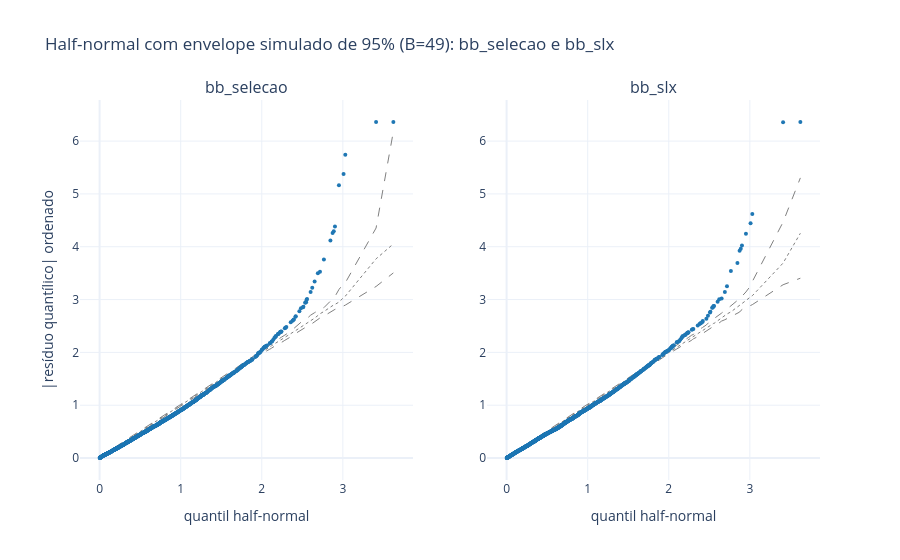

The cell this chart's notebook holds for it:
### Code cell
# Envelope meio-normal por bootstrap paramétrico (mesmo procedimento do Passo 2, com θᵢ por município)
def env_modelo_f(m, B, seed):
    c, df_, mapa_ = m["cand"], m["df"], m["mapa"]; estado = {"y": y}
    def ajustar_fn(ys=None):
        estado["y"] = y if ys is None else ys
        return c.ajustar(df_ if ys is None else df_.assign(**{mapa_["y"]: ys}), mapa_)
    def residuos_fn(a):
        return G.residuos_quantilicos_rapido(estado["y"], n, c.prever(a, df_, mapa_), theta=E.prever_theta(a, df_, mapa_), rng=0)
    def simular_fn(a, rng):
        pi_ = c.prever(a, df_, mapa_); th = E.prever_theta(a, df_, mapa_)
        return rng.binomial(n.astype(int), rng.beta(pi_ * th, (1 - pi_) * th)).astype(float)
    return M.envelope_meio_normal(residuos_fn, simular_fn, ajustar_fn, B=B, rng=seed)
B_ENV = 49 if max(m["seg_ajuste"] for m in MS.values()) <= 15 else 39
print("B do envelope:", B_ENV, "(tempo máximo de um ajuste:", round(max(m["seg_ajuste"] for m in MS.values()), 1), "s)")
ENV_F, linhas = {}, []
for nome, m in MS.items():
    t0 = time.time(); ENV_F[nome] = env_modelo_f(m, B_ENV, 2026); e = ENV_F[nome]
    acima, abaixo = e["observado"] > e["superior"], e["observado"] < e["inferior"]
    linhas.append({"modelo": nome, "B": B_ENV, "pct_fora": 100 * (acima | abaixo).mean(), "pct_acima": 100 * acima.mean(), "pct_abaixo": 100 * abaixo.mean(),
                   "maior_razao_obs_sup": float((e["observado"] / e["superior"]).max()), "segundos": time.time() - t0})
    pd.DataFrame({k: e[k] for k in ["teorico", "observado", "inferior", "mediana", "superior"]}).to_csv(TAB / f"diag_final_envelope_{nome}.csv", index=False)
env_f = pd.DataFrame(linhas); env_f.drop(columns="segundos").to_csv(TAB / "diag_final_envelope_resumo.csv", index=False)
print(pd.concat([env_res[env_res.modelo == "bb_reglag"], env_f]).round(3).to_string(index=False))
fig = G.meio_normal(ENV_F, f"Half-normal com envelope simulado de 95% (B={B_ENV}): bb_selecao e bb_slx")
G.salvar(fig, FIG / "diag_final_meio_normal.html"); fig.show()

### Figure 1 — Plotly figure (JSON) as saved in the notebook; plotly's stock layout.template omitted (floating-point values rounded to 4 significant figures; data arrays with more than 128 entries replaced by an {"elided": "..."} marker saying what was removed)
{"data": [{"line": {"color": "gray", "dash": "dash", "width": 1}, "mode": "lines", "showlegend": false, "type": "scatter", "x": {"elided": "1200 float values"}, "xaxis": "x", "y": {"elided": "1200 float values"}, "yaxis": "y"}, {"line": {"color": "gray", "dash": "dash", "width": 1}, "mode": "lines", "showlegend": false, "type": "scatter", "x": {"elided": "1200 float values"}, "xaxis": "x", "y": {"elided": "1200 float values"}, "yaxis": "y"}, {"line": {"color": "gray", "dash": "dot", "width": 1}, "mode": "lines", "showlegend": false, "type": "scatter", "x": {"elided": "1200 float values"}, "xaxis": "x", "y": {"elided": "1200 float values"}, "yaxis": "y"}, {"marker": {"color": "#1f77b4", "size": 4}, "mode": "markers", "showlegend": false, "type": "scatter", "x": {"elided": "1200 float values"}, "xaxis": "x", "y": {"elided": "1200 float values"}, "yaxis": "y"}, {"line": {"color": "gray", "dash": "dash", "width": 1}, "mode": "lines", "showlegend": false, "type": "scatter", "x": {"elided": "1200 float values"}, "xaxis": "x2", "y": {"elided": "1200 float values"}, "yaxis": "y2"}, {"line": {"color": "gray", "dash": "dash", "width": 1}, "mode": "lines", "showlegend": false, "type": "scatter", "x": {"elided": "1200 float values"}, "xaxis": "x2", "y": {"elided": "1200 float values"}, "yaxis": "y2"}, {"line": {"color": "gray", "dash": "dot", "width": 1}, "mode": "lines", "showlegend": false, "type": "scatter", "x": {"elided": "1200 float values"}, "xaxis": "x2", "y": {"elided": "1200 float values"}, "yaxis": "y2"}, {"marker": {"color": "#1f77b4", "size": 4}, "mode": "markers", "showlegend": false, "type": "scatter", "x": {"elided": "1200 float values"}, "xaxis": "x2", "y": {"elided": "1200 float values"}, "yaxis": "y2"}], "layout": {"annotations": [{"font": {"size": 16}, "showarrow": false, "text": "bb_selecao", "x": 0.225, "xanchor": "center", "xref": "paper", "y": 1.0, "yanchor": "bottom", "yref": "paper"}, {"font": {"size": 16}, "showarrow": false, "text": "bb_slx", "x": 0.775, "xanchor": "center", "xref": "paper", "y": 1.0, "yanchor": "bottom", "yref": "paper"}], "title": {"text": "Half-normal com envelope simulado de 95% (B=49): bb_selecao e bb_slx"}, "xaxis": {"anchor": "y", "domain": [0.0, 0.45], "title": {"text": "quantil half-normal"}}, "xaxis2": {"anchor": "y2", "domain": [0.55, 1.0], "title": {"text": "quantil half-normal"}}, "yaxis": {"anchor": "x", "domain": [0.0, 1.0], "title": {"text": "|resíduo quantílico| ordenado"}}, "yaxis2": {"anchor": "x2", "domain": [0.0, 1.0]}}}
